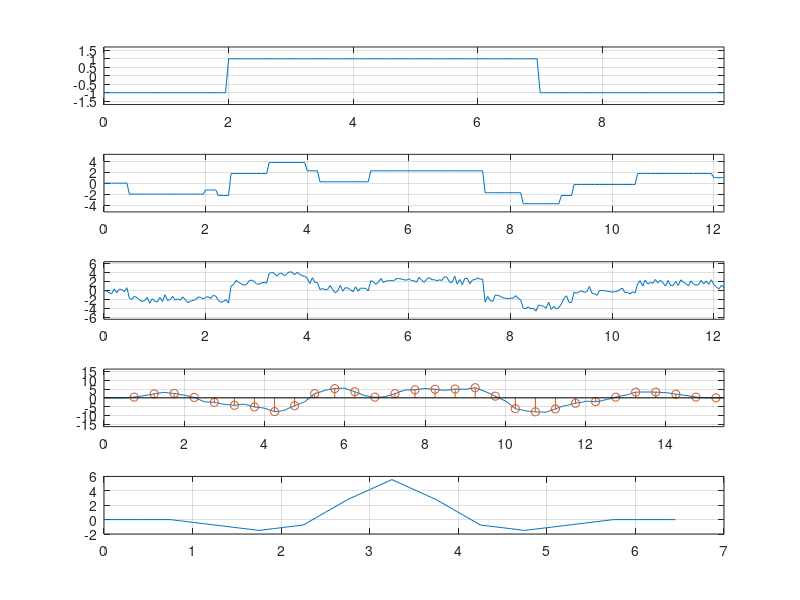

Write MATLAB code to recreate this figure.
%%%%%%%%%%%%%%%%%%%%%%%%%%%%%%%%%%%%%%%%%%%%%%%
%                                             %
%  Homework Project No.1                      %    
%  Advanced Digital Communications (EQ2410)   %
%  KTH/EES, Stockholm, Sweden                 %  
%  Period 3, 2013/14                          %
%                                             %
%%%%%%%%%%%%%%%%%%%%%%%%%%%%%%%%%%%%%%%%%%%%%%%


  clear
  clf


  %------------------------------------------
  % Some parameters
  %------------------------------------------
  

  
  %------------------------------------------
  % parameters related to the data
  
  % number of data symbols
  N_symbols = 10;
  
  % number of data frames
  N_frames  = 1;
  
  % duration of one symbol
  T_sym    = 1;
  

  
  
  %------------------------------------------
  % parameters related to the channel model
    
  % resolution of the discrete-time implementation
  %  (note that all sampling times etc. should 
  %   be multiples of delta_t)
  delta_t  = 0.05;
  
  
  % SNR range (in dB)
  EbN0_dB = -10:2.5:25;
  
  
  % specify the ISI channel 
  Channel.Gains  = [ 2 -3/4 1i];
  Channel.Delays = [ 0.5 2 2.25];
  
  
  
  
  %------------------------------------------
  % parameters related to the receiver
  
  % sampling factor and sampling time
  m        = 2;
  T_sample = T_sym/m;
  
  
  
  
  %------------------------------------------
  % Define some filters
  %------------------------------------------
  
  
  % generate filter 1
  T_F1     = T_sym;
  Filter_1 = ones(round(T_F1/delta_t),1,1);
  
  
  % generate filter 2
  T_F2     = max(Channel.Delays);
  Filter_2 = zeros(round(T_F2/delta_t)+1,1,1);
  Filter_2(Channel.Delays/delta_t+1) = Channel.Gains/delta_t;
  

  % generate filter 3
  T_F3     = T_F1 + T_F2;
  Filter_3 = conv(Filter_1,Filter_2)*delta_t;
  

  % generate filter 4 
  T_F4     = T_F3;
  Filter_4 = [0; conj(flipud(Filter_3))];
  
% $$$ T_F4     = 1;
% $$$ Filter_4 = [0; ones(round(T_F4/delta_t),1,1)];


  % generate filter 5
  T_F5     = T_F3 + T_F4;
  Filter_5 = conv(Filter_3,Filter_4)*delta_t;
 

  
  
  
  %------------------------------------------
  % Start the simulation
  %------------------------------------------
  
  
  for ii_F = 1:N_frames
    for ii_SNR = 1:length(EbN0_dB)
      

      
      %------------------------------------------
      % Step 1
      %------------------------------------------
      

      % generate vector 1
      Vec_1    = (2*(rand(N_symbols,2)>0.5) -1)*[1;1i];
      P        = 2;
      
      
      % generate signal 1
      Signal_1 = zeros((N_symbols-1)*T_sym/delta_t+1,1);
      Signal_1(1:round(T_sym/delta_t):end) = Vec_1/delta_t;
    

      % generate signal 2
      Signal_2 = conv(Signal_1,Filter_1)*delta_t;
  


      %------------------------------------------
      % Step 2
      %------------------------------------------
      

      % generate  signal 3
      Signal_3 = conv(Signal_2,Filter_2)*delta_t;
      

      % generate another signal
      % (note that the factor 1/sqrt(delta_t) is 
      %  needed to get the noise variance after 
      %  the receiver filter correct.)
      Eb = P/2 * (Filter_3'*Filter_3)*delta_t;
      g  = sqrt(Eb/10^(EbN0_dB(ii_SNR)/10));
      Signal_4 = g*1/sqrt(2)*(randn(length(Signal_3),2)*[1;1i])/sqrt(delta_t);
      
      
      % generate signal 5
      Signal_5 = Signal_3 + Signal_4;
      



      %------------------------------------------
      % Step 3
      %------------------------------------------
      

      % generate signal 6
      Signal_6 = conv(Filter_4,Signal_5)*delta_t;


      % generate vector 2  
      Offset = rem(T_F3,T_sym);
      Vec_2  = Signal_6([1+round(Offset/delta_t):round(T_sample/delta_t):end]);
             
  
      % generate a discrete filter
      d_filter = Filter_5([1+round(Offset/delta_t):round(T_sample/delta_t):end]);
      
      
      %------------------------------------------
      % some preprocessing
      %------------------------------------------
      
      % remove leading zeros (decision delay)
      i1 = find(d_filter ~= 0,1,'first');
      i2 = find(d_filter ~= 0,1,'last');
      
      d_filter = d_filter(i1:i2);
      Vec_2      = Vec_2(i1:end);
      




      %------------------------------------------
      % Step 4
      %------------------------------------------
      

      % observation interval
      L_o = length(d_filter);
      

      % zero-padding if observation interval is langer than the pulse
      if L_o>length(Vec_2)
	Vec_2 = [ Vec_2; zeros(L_o-length(Vec_2),1) ];
      end
      
      
      
      %------------------------------------------
      % Equalization
      %------------------------------------------
      

      %
      %  Here, you should implement the equalizers
      %  and measure the BER. The function GenerateMatrix.m 
      %  may be helpful for you.     
      %     
      
      
      
      
      
    end
  end
  
  
  %------------------------------------------
  % Plot results
  %------------------------------------------
  
  
  %
  %  Here, you should plot your results.
  %  Use semilogy(EbN0_dB,BER) for the plots 
  %  and do not forget the legend!   
  
  
  
  
  %------------------------------------------
  % Look at the waveforms
  %------------------------------------------
  figure(2)
  subplot(511), plot([0:length(Signal_2)-1]*delta_t,Signal_2),grid on
  x_max =  (length(Signal_2)-1)*delta_t;
  y_max = 1.2*max(abs(Signal_2));
  axis([0 x_max -y_max y_max ])
  
  subplot(512), plot([0:length(Signal_3)-1]*delta_t,Signal_3),grid on
  x_max =  (length(Signal_3)-1)*delta_t;
  y_max = 1.2*max(abs(Signal_3));
  axis([0 x_max -y_max y_max ])
  
  subplot(513), plot([0:length(Signal_5)-1]*delta_t,Signal_5),grid on
  x_max =  (length(Signal_5)-1)*delta_t;
  y_max = 1.2*max(abs(Signal_5));
  axis([0 x_max -y_max y_max ])
  
  subplot(514), plot([0:length(Signal_6)-1]*delta_t,Signal_6),grid on
  x_max =  (length(Signal_6)-1)*delta_t;
  y_max = 1.2*max(abs(Signal_6));
  axis([0 x_max -y_max y_max ])
  
  hold on
  stem(Offset + (i1-1+[0:length(Vec_2)-1])*T_sample,Vec_2 )
  hold off
  
  subplot(515), plot([0:length(Filter_5)-1]*delta_t,Filter_5),grid on
  
  
  %------------------------------------------
  %------------------------------------------
  
